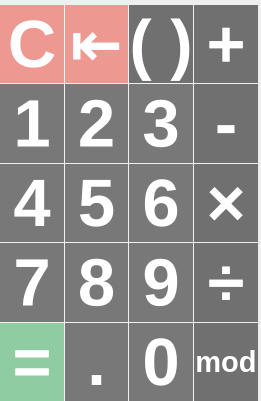
   <widget class="QWidget" name="gridLayoutWidget">
    <property name="geometry">
     <rect>
      <x>0</x>
      <y>170</y>
      <width>261</width>
      <height>401</height>
     </rect>
    </property>
    <layout class="QGridLayout" name="QGL_Simple">
     <property name="leftMargin">
      <number>0</number>
     </property>
     <property name="topMargin">
      <number>5</number>
     </property>
     <property name="rightMargin">
      <number>3</number>
     </property>
     <property name="bottomMargin">
      <number>0</number>
     </property>
     <property name="spacing">
      <number>1</number>
     </property>
     <item row="1" column="1">
      <widget class="QPushButton" name="btn_2">
       <property name="sizePolicy">
        <sizepolicy hsizetype="Minimum" vsizetype="Expanding">
         <horstretch>0</horstretch>
         <verstretch>0</verstretch>
        </sizepolicy>
       </property>
       <property name="minimumSize">
        <size>
         <width>0</width>
         <height>0</height>
        </size>
       </property>
       <property name="font">
        <font>
         <family>Helvetica</family>
         <pointsize>50</pointsize>
         <italic>false</italic>
         <bold>true</bold>
         <underline>false</underline>
         <strikeout>false</strikeout>
         <kerning>false</kerning>
        </font>
       </property>
       <property name="styleSheet">
        <string notr="true">QPushButton {
   border: 2px gray ;
   background-color: rgba(0, 0, 0, 0.5);
   color: rgb(255, 255, 255);
}
QPushButton:pressed {
    background-color: qlineargradient(x1: 0, y1: 0, x2: 0, y2: 1,
                                      stop: 0 #404040 stop: 1 #686868);
}</string>
       </property>
       <property name="text">
        <string>2</string>
       </property>
       <property name="shortcut">
        <string>2</string>
       </property>
       <attribute name="buttonGroup">
        <string notr="true">nums_button_group</string>
       </attribute>
      </widget>
     </item>
     <item row="0" column="2">
      <widget class="QPushButton" name="btn_brackets">
       <property name="sizePolicy">
        <sizepolicy hsizetype="Minimum" vsizetype="Expanding">
         <horstretch>0</horstretch>
         <verstretch>0</verstretch>
        </sizepolicy>
       </property>
       <property name="font">
        <font>
         <family>Helvetica</family>
         <pointsize>50</pointsize>
         <italic>false</italic>
         <bold>true</bold>
         <underline>false</underline>
         <strikeout>false</strikeout>
         <kerning>false</kerning>
        </font>
       </property>
       <property name="styleSheet">
        <string notr="true">QPushButton {
   border: 2px gray ;
   background-color: rgba(100, 100, 100, 0.92);
	color: rgb(255, 255, 255);
}
QPushButton:pressed {
    background-color: qlineargradient(x1: 0, y1: 0, x2: 0, y2: 1,
                                      stop: 0 #404040 stop: 1 #686868);
}</string>
       </property>
       <property name="text">
        <string>( )</string>
       </property>
       <property name="shortcut">
        <string>B</string>
       </property>
       <property name="checkable">
        <bool>false</bool>
       </property>
       <property name="checked">
        <bool>false</bool>
       </property>
       <property name="autoRepeat">
        <bool>false</bool>
       </property>
       <property name="autoExclusive">
        <bool>false</bool>
       </property>
      </widget>
     </item>
     <item row="3" column="3">
      <widget class="QPushButton" name="btn_div">
       <property name="sizePolicy">
        <sizepolicy hsizetype="Minimum" vsizetype="Expanding">
         <horstretch>0</horstretch>
         <verstretch>0</verstretch>
        </sizepolicy>
       </property>
       <property name="font">
        <font>
         <family>Helvetica</family>
         <pointsize>50</pointsize>
         <italic>false</italic>
         <bold>true</bold>
         <underline>false</underline>
         <strikeout>false</strikeout>
         <kerning>false</kerning>
        </font>
       </property>
       <property name="styleSheet">
        <string notr="true">QPushButton {
   border: 2px gray ;
   background-color: rgba(100, 100, 100, 0.92);
	color: rgb(255, 255, 255);
}
QPushButton:pressed {
    background-color: qlineargradient(x1: 0, y1: 0, x2: 0, y2: 1,
                                      stop: 0 #404040 stop: 1 #686868);
}</string>
       </property>
       <property name="text">
        <string>÷</string>
       </property>
       <property name="shortcut">
        <string>/</string>
       </property>
       <attribute name="buttonGroup">
        <string notr="true">operators_button_group</string>
       </attribute>
      </widget>
     </item>
     <item row="3" column="1">
      <widget class="QPushButton" name="btn_8">
       <property name="sizePolicy">
        <sizepolicy hsizetype="Minimum" vsizetype="Expanding">
         <horstretch>0</horstretch>
         <verstretch>0</verstretch>
        </sizepolicy>
       </property>
       <property name="minimumSize">
        <size>
         <width>0</width>
         <height>0</height>
        </size>
       </property>
       <property name="font">
        <font>
         <family>Helvetica</family>
         <pointsize>50</pointsize>
         <italic>false</italic>
         <bold>true</bold>
         <underline>false</underline>
         <strikeout>false</strikeout>
         <kerning>false</kerning>
        </font>
       </property>
       <property name="styleSheet">
        <string notr="true">QPushButton {
   border: 2px gray ;
   background-color: rgba(0, 0, 0, 0.5);
   color: rgb(255, 255, 255);
}
QPushButton:pressed {
    background-color: qlineargradient(x1: 0, y1: 0, x2: 0, y2: 1,
                                      stop: 0 #404040 stop: 1 #686868);
}</string>
       </property>
       <property name="text">
        <string>8</string>
       </property>
       <property name="shortcut">
        <string>8</string>
       </property>
       <attribute name="buttonGroup">
        <string notr="true">nums_button_group</string>
       </attribute>
      </widget>
     </item>
     <item row="4" column="2">
      <widget class="QPushButton" name="btn_0">
       <property name="sizePolicy">
        <sizepolicy hsizetype="Minimum" vsizetype="Expanding">
         <horstretch>0</horstretch>
         <verstretch>0</verstretch>
        </sizepolicy>
       </property>
       <property name="minimumSize">
        <size>
         <width>0</width>
         <height>0</height>
        </size>
       </property>
       <property name="font">
        <font>
         <family>Helvetica</family>
         <pointsize>50</pointsize>
         <italic>false</italic>
         <bold>true</bold>
         <underline>false</underline>
         <strikeout>false</strikeout>
         <kerning>false</kerning>
        </font>
       </property>
       <property name="styleSheet">
        <string notr="true">QPushButton {
   border: 2px gray ;
   background-color: rgba(0, 0, 0, 0.5);
   color: rgb(255, 255, 255);
}
QPushButton:pressed {
    background-color: qlineargradient(x1: 0, y1: 0, x2: 0, y2: 1,
                                      stop: 0 #404040 stop: 1 #686868);
}</string>
       </property>
       <property name="text">
        <string>0</string>
       </property>
       <property name="shortcut">
        <string>0</string>
       </property>
       <attribute name="buttonGroup">
        <string notr="true">nums_button_group</string>
       </attribute>
      </widget>
     </item>
     <item row="2" column="3">
      <widget class="QPushButton" name="btn_mult">
       <property name="sizePolicy">
        <sizepolicy hsizetype="Minimum" vsizetype="Expanding">
         <horstretch>0</horstretch>
         <verstretch>0</verstretch>
        </sizepolicy>
       </property>
       <property name="font">
        <font>
         <family>Helvetica</family>
         <pointsize>50</pointsize>
         <italic>false</italic>
         <bold>true</bold>
         <underline>false</underline>
         <strikeout>false</strikeout>
         <kerning>false</kerning>
        </font>
       </property>
       <property name="styleSheet">
        <string notr="true">QPushButton {
   border: 2px gray ;
   background-color: rgba(100, 100, 100, 0.92);
	color: rgb(255, 255, 255);
}
QPushButton:pressed {
    background-color: qlineargradient(x1: 0, y1: 0, x2: 0, y2: 1,
                                      stop: 0 #404040 stop: 1 #686868);
}</string>
       </property>
       <property name="text">
        <string>×</string>
       </property>
       <property name="shortcut">
        <string>*</string>
       </property>
       <attribute name="buttonGroup">
        <string notr="true">operators_button_group</string>
       </attribute>
      </widget>
     </item>
     <item row="0" column="1">
      <widget class="QPushButton" name="btn_back">
       <property name="sizePolicy">
        <sizepolicy hsizetype="Minimum" vsizetype="Expanding">
         <horstretch>0</horstretch>
         <verstretch>0</verstretch>
        </sizepolicy>
       </property>
       <property name="font">
        <font>
         <family>Helvetica</family>
         <pointsize>47</pointsize>
         <italic>false</italic>
         <bold>true</bold>
         <underline>false</underline>
         <strikeout>false</strikeout>
         <kerning>false</kerning>
        </font>
       </property>
       <property name="styleSheet">
        <string notr="true">QPushButton {
   border: 2px gray ;
   background-color: rgba(235, 65, 50, 0.5);
	color: rgb(255, 255, 255);
}
QPushButton:pressed {
    background-color: qlineargradient(x1: 0, y1: 0, x2: 0, y2: 1,
                                      stop: 0 #404040 stop: 1 #686868);
}</string>
       </property>
       <property name="text">
        <string>⇤</string>
       </property>
       <property name="shortcut">
        <string>Backspace</string>
       </property>
      </widget>
     </item>
     <item row="1" column="0">
      <widget class="QPushButton" name="btn_1">
       <property name="sizePolicy">
        <sizepolicy hsizetype="Minimum" vsizetype="Expanding">
         <horstretch>0</horstretch>
         <verstretch>0</verstretch>
        </sizepolicy>
       </property>
       <property name="minimumSize">
        <size>
         <width>0</width>
         <height>0</height>
        </size>
       </property>
       <property name="font">
        <font>
         <family>Helvetica</family>
         <pointsize>50</pointsize>
         <italic>false</italic>
         <bold>true</bold>
         <underline>false</underline>
         <strikeout>false</strikeout>
         <kerning>false</kerning>
        </font>
       </property>
       <property name="styleSheet">
        <string notr="true">QPushButton {
   border: 2px gray ;
   background-color: rgba(0, 0, 0, 0.5);
   color: rgb(255, 255, 255);
}
QPushButton:pressed {
    background-color: qlineargradient(x1: 0, y1: 0, x2: 0, y2: 1,
                                      stop: 0 #404040 stop: 1 #686868);
}</string>
       </property>
       <property name="text">
        <string>1</string>
       </property>
       <property name="shortcut">
        <string>1</string>
       </property>
       <attribute name="buttonGroup">
        <string notr="true">nums_button_group</string>
       </attribute>
      </widget>
     </item>
     <item row="2" column="0">
      <widget class="QPushButton" name="btn_4">
       <property name="sizePolicy">
        <sizepolicy hsizetype="Minimum" vsizetype="Expanding">
         <horstretch>0</horstretch>
         <verstretch>0</verstretch>
        </sizepolicy>
       </property>
       <property name="minimumSize">
        <size>
         <width>0</width>
         <height>0</height>
        </size>
       </property>
       <property name="font">
        <font>
         <family>Helvetica</family>
         <pointsize>50</pointsize>
         <italic>false</italic>
         <bold>true</bold>
         <underline>false</underline>
         <strikeout>false</strikeout>
         <kerning>false</kerning>
        </font>
       </property>
       <property name="styleSheet">
        <string notr="true">QPushButton {
   border: 2px gray ;
   background-color: rgba(0, 0, 0, 0.5);
   color: rgb(255, 255, 255);
}
QPushButton:pressed {
    background-color: qlineargradient(x1: 0, y1: 0, x2: 0, y2: 1,
                                      stop: 0 #404040 stop: 1 #686868);
}</string>
       </property>
       <property name="text">
        <string>4</string>
       </property>
       <property name="shortcut">
        <string>4</string>
       </property>
       <attribute name="buttonGroup">
        <string notr="true">nums_button_group</string>
       </attribute>
      </widget>
     </item>
     <item row="4" column="3">
      <widget class="QPushButton" name="btn_mod">
       <property name="sizePolicy">
        <sizepolicy hsizetype="Minimum" vsizetype="Expanding">
         <horstretch>0</horstretch>
         <verstretch>0</verstretch>
        </sizepolicy>
       </property>
       <property name="font">
        <font>
         <family>Helvetica</family>
         <pointsize>22</pointsize>
         <italic>false</italic>
         <bold>true</bold>
         <underline>false</underline>
         <strikeout>false</strikeout>
         <kerning>false</kerning>
        </font>
       </property>
       <property name="styleSheet">
        <string notr="true">QPushButton {
   border: 2px gray ;
   background-color: rgba(100, 100, 100, 0.92);
	color: rgb(255, 255, 255);
}
QPushButton:pressed {
    background-color: qlineargradient(x1: 0, y1: 0, x2: 0, y2: 1,
                                      stop: 0 #404040 stop: 1 #686868);
}</string>
       </property>
       <property name="text">
        <string>mod</string>
       </property>
       <property name="shortcut">
        <string>%</string>
       </property>
       <attribute name="buttonGroup">
        <string notr="true">operators_button_group</string>
       </attribute>
      </widget>
     </item>
     <item row="2" column="1">
      <widget class="QPushButton" name="btn_5">
       <property name="sizePolicy">
        <sizepolicy hsizetype="Minimum" vsizetype="Expanding">
         <horstretch>0</horstretch>
         <verstretch>0</verstretch>
        </sizepolicy>
       </property>
       <property name="minimumSize">
        <size>
         <width>0</width>
         <height>0</height>
        </size>
       </property>
       <property name="font">
        <font>
         <family>Helvetica</family>
         <pointsize>50</pointsize>
         <italic>false</italic>
         <bold>true</bold>
         <underline>false</underline>
         <strikeout>false</strikeout>
         <kerning>false</kerning>
        </font>
       </property>
       <property name="styleSheet">
        <string notr="true">QPushButton {
   border: 2px gray ;
   background-color: rgba(0, 0, 0, 0.5);
   color: rgb(255, 255, 255);
}
QPushButton:pressed {
    background-color: qlineargradient(x1: 0, y1: 0, x2: 0, y2: 1,
                                      stop: 0 #404040 stop: 1 #686868);
}</string>
       </property>
       <property name="text">
        <string>5</string>
       </property>
       <property name="shortcut">
        <string>5</string>
       </property>
       <attribute name="buttonGroup">
        <string notr="true">nums_button_group</string>
       </attribute>
      </widget>
     </item>
     <item row="3" column="2">
      <widget class="QPushButton" name="btn_9">
       <property name="sizePolicy">
        <sizepolicy hsizetype="Minimum" vsizetype="Expanding">
         <horstretch>0</horstretch>
         <verstretch>0</verstretch>
        </sizepolicy>
       </property>
       <property name="minimumSize">
        <size>
         <width>0</width>
         <height>0</height>
        </size>
       </property>
       <property name="font">
        <font>
         <family>Helvetica</family>
         <pointsize>50</pointsize>
         <italic>false</italic>
         <bold>true</bold>
         <underline>false</underline>
         <strikeout>false</strikeout>
         <kerning>false</kerning>
        </font>
       </property>
       <property name="styleSheet">
        <string notr="true">QPushButton {
   border: 2px gray ;
   background-color: rgba(0, 0, 0, 0.5);
   color: rgb(255, 255, 255);
}
QPushButton:pressed {
    background-color: qlineargradient(x1: 0, y1: 0, x2: 0, y2: 1,
                                      stop: 0 #404040 stop: 1 #686868);
}</string>
       </property>
       <property name="text">
        <string>9</string>
       </property>
       <property name="shortcut">
        <string>9</string>
       </property>
       <attribute name="buttonGroup">
        <string notr="true">nums_button_group</string>
       </attribute>
      </widget>
     </item>
     <item row="0" column="0">
      <widget class="QPushButton" name="btn_clear">
       <property name="sizePolicy">
        <sizepolicy hsizetype="Minimum" vsizetype="Expanding">
         <horstretch>0</horstretch>
         <verstretch>0</verstretch>
        </sizepolicy>
       </property>
       <property name="minimumSize">
        <size>
         <width>0</width>
         <height>0</height>
        </size>
       </property>
       <property name="font">
        <font>
         <family>Helvetica</family>
         <pointsize>50</pointsize>
         <italic>false</italic>
         <bold>true</bold>
         <underline>false</underline>
         <strikeout>false</strikeout>
         <kerning>false</kerning>
        </font>
       </property>
       <property name="styleSheet">
        <string notr="true">QPushButton {
   border: 2px gray ;
   background-color: rgba(235, 65, 50, 0.5);
	color: rgb(255, 255, 255);
}
QPushButton:pressed {
    background-color: qlineargradient(x1: 0, y1: 0, x2: 0, y2: 1,
                                      stop: 0 #404040 stop: 1 #686868);
}</string>
       </property>
       <property name="text">
        <string>C</string>
       </property>
       <property name="shortcut">
        <string>Ctrl+Backspace</string>
       </property>
      </widget>
     </item>
     <item row="4" column="0">
      <widget class="QPushButton" name="btn_equal">
       <property name="sizePolicy">
        <sizepolicy hsizetype="Minimum" vsizetype="Expanding">
         <horstretch>0</horstretch>
         <verstretch>0</verstretch>
        </sizepolicy>
       </property>
       <property name="font">
        <font>
         <family>Helvetica</family>
         <pointsize>50</pointsize>
         <italic>false</italic>
         <bold>true</bold>
         <underline>false</underline>
         <strikeout>false</strikeout>
         <kerning>false</kerning>
        </font>
       </property>
       <property name="styleSheet">
        <string notr="true">QPushButton {
   border: 2px gray ;
   background-color: rgba(49, 169, 82, 0.5);
	color: rgb(255, 255, 255);
}
QPushButton:pressed {
    background-color: qlineargradient(x1: 0, y1: 0, x2: 0, y2: 1,
                                      stop: 0 #404040 stop: 1 #686868);
}</string>
       </property>
       <property name="text">
        <string>=</string>
       </property>
       <property name="shortcut">
        <string>Return</string>
       </property>
      </widget>
     </item>
     <item row="0" column="3">
      <widget class="QPushButton" name="btn_plus">
       <property name="sizePolicy">
        <sizepolicy hsizetype="Minimum" vsizetype="Expanding">
         <horstretch>0</horstretch>
         <verstretch>0</verstretch>
        </sizepolicy>
       </property>
       <property name="maximumSize">
        <size>
         <width>1000</width>
         <height>1000</height>
        </size>
       </property>
       <property name="font">
        <font>
         <family>Helvetica</family>
         <pointsize>50</pointsize>
         <italic>false</italic>
         <bold>true</bold>
         <underline>false</underline>
         <strikeout>false</strikeout>
         <kerning>false</kerning>
        </font>
       </property>
       <property name="styleSheet">
        <string notr="true">QPushButton {
   border: 2px gray ;
   background-color: rgba(100, 100, 100, 0.92);
	color: rgb(255, 255, 255);
}
QPushButton:pressed {
    background-color: qlineargradient(x1: 0, y1: 0, x2: 0, y2: 1,
                                      stop: 0 #404040 stop: 1 #686868);
}</string>
       </property>
       <property name="text">
        <string>+</string>
       </property>
       <property name="shortcut">
        <string>+</string>
       </property>
       <attribute name="buttonGroup">
        <string notr="true">operators_button_group</string>
       </attribute>
      </widget>
     </item>
     <item row="1" column="3">
      <widget class="QPushButton" name="btn_minus">
       <property name="sizePolicy">
        <sizepolicy hsizetype="Minimum" vsizetype="Expanding">
         <horstretch>0</horstretch>
         <verstretch>0</verstretch>
        </sizepolicy>
       </property>
       <property name="font">
        <font>
         <family>Helvetica</family>
         <pointsize>50</pointsize>
         <italic>false</italic>
         <bold>true</bold>
         <underline>false</underline>
         <strikeout>false</strikeout>
         <kerning>false</kerning>
        </font>
       </property>
       <property name="styleSheet">
        <string notr="true">QPushButton {
   border: 2px gray ;
   background-color: rgba(100, 100, 100, 0.92);
	color: rgb(255, 255, 255);
}
QPushButton:pressed {
    background-color: qlineargradient(x1: 0, y1: 0, x2: 0, y2: 1,
                                      stop: 0 #404040 stop: 1 #686868);
}</string>
       </property>
       <property name="text">
        <string>-</string>
       </property>
       <property name="shortcut">
        <string>-</string>
       </property>
       <attribute name="buttonGroup">
        <string notr="true">operators_button_group</string>
       </attribute>
      </widget>
     </item>
     <item row="4" column="1">
      <widget class="QPushButton" name="btn_point">
       <property name="sizePolicy">
        <sizepolicy hsizetype="Minimum" vsizetype="Expanding">
         <horstretch>0</horstretch>
         <verstretch>0</verstretch>
        </sizepolicy>
       </property>
       <property name="minimumSize">
        <size>
         <width>0</width>
         <height>0</height>
        </size>
       </property>
       <property name="font">
        <font>
         <family>Helvetica</family>
         <pointsize>50</pointsize>
         <italic>false</italic>
         <bold>true</bold>
         <underline>false</underline>
         <strikeout>false</strikeout>
         <kerning>false</kerning>
        </font>
       </property>
       <property name="styleSheet">
        <string notr="true">QPushButton {
   border: 2px gray ;
   background-color: rgba(0, 0, 0, 0.5);
   color: rgb(255, 255, 255);
}
QPushButton:pressed {
    background-color: qlineargradient(x1: 0, y1: 0, x2: 0, y2: 1,
                                      stop: 0 #404040 stop: 1 #686868);
}</string>
       </property>
       <property name="text">
        <string>.</string>
       </property>
       <property name="shortcut">
        <string>.</string>
       </property>
       <attribute name="buttonGroup">
        <string notr="true">nums_button_group</string>
       </attribute>
      </widget>
     </item>
     <item row="1" column="2">
      <widget class="QPushButton" name="btn_3">
       <property name="enabled">
        <bool>true</bool>
       </property>
       <property name="sizePolicy">
        <sizepolicy hsizetype="Minimum" vsizetype="Expanding">
         <horstretch>0</horstretch>
         <verstretch>0</verstretch>
        </sizepolicy>
       </property>
       <property name="minimumSize">
        <size>
         <width>0</width>
         <height>0</height>
        </size>
       </property>
       <property name="font">
        <font>
         <family>Helvetica</family>
         <pointsize>50</pointsize>
         <italic>false</italic>
         <bold>true</bold>
         <underline>false</underline>
         <strikeout>false</strikeout>
         <kerning>false</kerning>
        </font>
       </property>
       <property name="styleSheet">
        <string notr="true">QPushButton {
   border: 2px gray ;
   background-color: rgba(0, 0, 0, 0.5);
   color: rgb(255, 255, 255);
}
QPushButton:pressed {
    background-color: qlineargradient(x1: 0, y1: 0, x2: 0, y2: 1,
                                      stop: 0 #404040 stop: 1 #686868);
}</string>
       </property>
       <property name="text">
        <string>3</string>
       </property>
       <property name="shortcut">
        <string>3</string>
       </property>
       <attribute name="buttonGroup">
        <string notr="true">nums_button_group</string>
       </attribute>
      </widget>
     </item>
     <item row="3" column="0">
      <widget class="QPushButton" name="btn_7">
       <property name="sizePolicy">
        <sizepolicy hsizetype="Minimum" vsizetype="Expanding">
         <horstretch>0</horstretch>
         <verstretch>0</verstretch>
        </sizepolicy>
       </property>
       <property name="minimumSize">
        <size>
         <width>0</width>
         <height>0</height>
        </size>
       </property>
       <property name="font">
        <font>
         <family>Helvetica</family>
         <pointsize>50</pointsize>
         <italic>false</italic>
         <bold>true</bold>
         <underline>false</underline>
         <strikeout>false</strikeout>
         <kerning>false</kerning>
        </font>
       </property>
       <property name="styleSheet">
        <string notr="true">QPushButton {
   border: 2px gray ;
   background-color: rgba(0, 0, 0, 0.5);
   color: rgb(255, 255, 255);
}
QPushButton:pressed {
    background-color: qlineargradient(x1: 0, y1: 0, x2: 0, y2: 1,
                                      stop: 0 #404040 stop: 1 #686868);
}</string>
       </property>
       <property name="text">
        <string>7</string>
       </property>
       <property name="shortcut">
        <string>7</string>
       </property>
       <attribute name="buttonGroup">
        <string notr="true">nums_button_group</string>
       </attribute>
      </widget>
     </item>
     <item row="2" column="2">
      <widget class="QPushButton" name="btn_6">
       <property name="sizePolicy">
        <sizepolicy hsizetype="Minimum" vsizetype="Expanding">
         <horstretch>0</horstretch>
         <verstretch>0</verstretch>
        </sizepolicy>
       </property>
       <property name="minimumSize">
        <size>
         <width>0</width>
         <height>0</height>
        </size>
       </property>
       <property name="font">
        <font>
         <family>Helvetica</family>
         <pointsize>50</pointsize>
         <italic>false</italic>
         <bold>true</bold>
         <underline>false</underline>
         <strikeout>false</strikeout>
         <kerning>false</kerning>
        </font>
       </property>
       <property name="styleSheet">
        <string notr="true">QPushButton {
   border: 2px gray ;
   background-color: rgba(0, 0, 0, 0.5);
   color: rgb(255, 255, 255);
}
QPushButton:pressed {
    background-color: qlineargradient(x1: 0, y1: 0, x2: 0, y2: 1,
                                      stop: 0 #404040 stop: 1 #686868);
}</string>
       </property>
       <property name="text">
        <string>6</string>
       </property>
       <property name="shortcut">
        <string>6</string>
       </property>
       <attribute name="buttonGroup">
        <string notr="true">nums_button_group</string>
       </attribute>
      </widget>
     </item>
    </layout>
   </widget>
